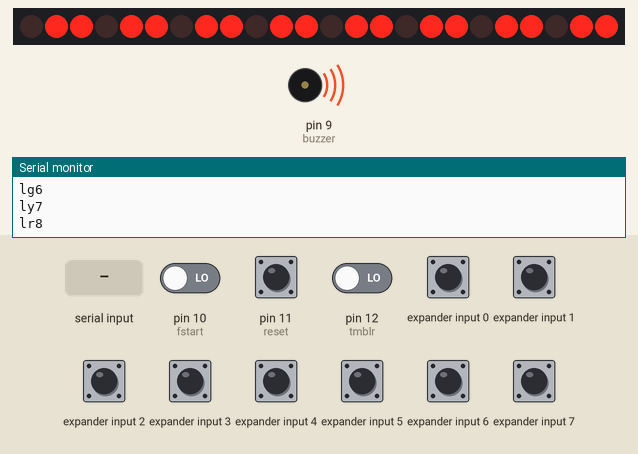
A sketch run on a simulated Arduino Uno, built with avr-gcc and run on an emulated ATmega328P. Parts: 24 shift-register outputs drawn as a row of LEDs (first output left, lit = HIGH), buzzer (waves = sounding), the last lines printed to the serial monitor. Wiring (inferred from the names in the program): 3 × shift register (74HC595): data pin 2; shift clock pin 4; latch pin 3; input shift register (74HC165): load pin 5; clock pin 6; serial out pin 7. Wiring (inferred from the signals the program sends): row of LEDs: on Q0, Q1, Q2, Q3, Q4, Q5, Q6, Q7, Q8, Q9, Q10, Q11, Q12, Q13, Q14, Q15, Q16, Q17, Q18, Q19, Q20, Q21, Q22, Q23. The test bench sets the inputs (shaded band); at power-on: expander input 0–7 HIGH, pin 10 (fstart), pin 11 (reset), pin 12 (tmblr) LOW.

Above: at 1.2 s.
1.3 s: pin 11 (reset) pulled HIGH for 0.15 s
At 1.4 s:
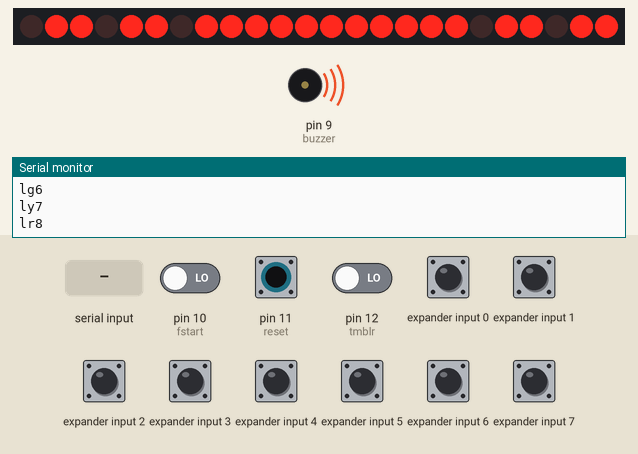
3.0 s: "r" received over Serial
At 3.08 s:
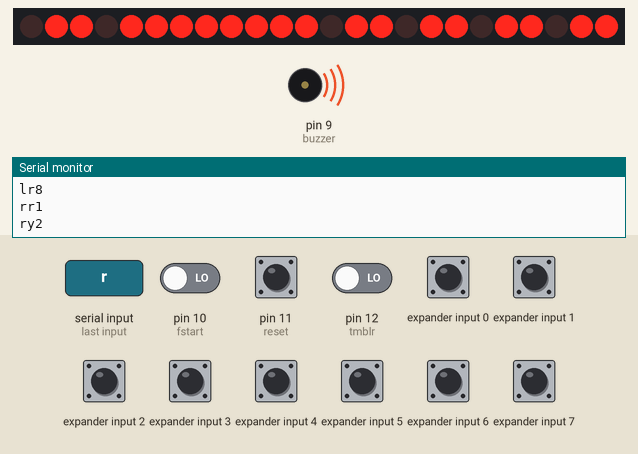
4.7 s: pin 11 (reset) pulled HIGH for 1 s
At 5.76 s:
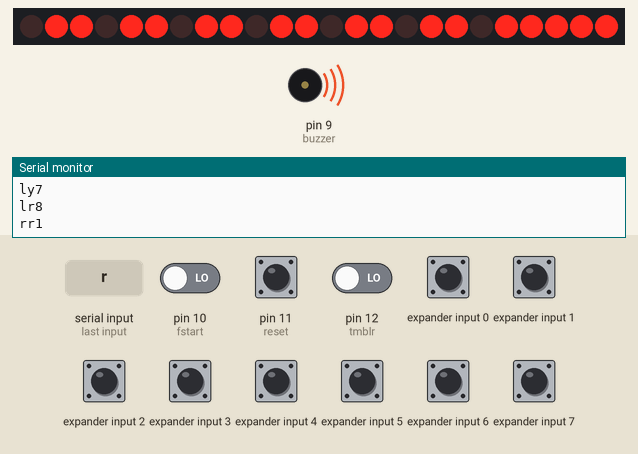
7.2 s: pin 10 (fstart) driven HIGH and pin 11 (reset) driven HIGH
At 7.46 s:
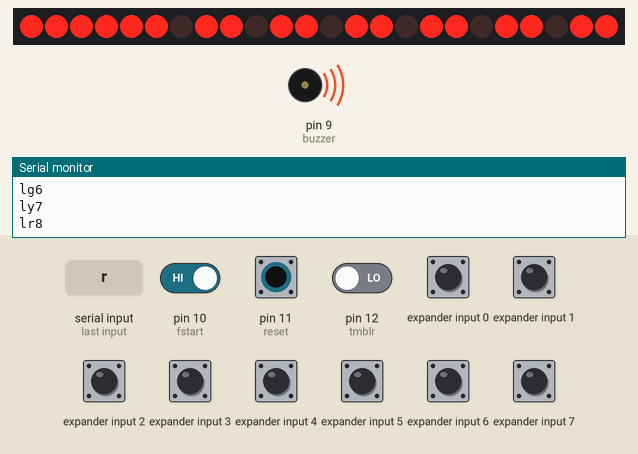
10.2 s: pin 11 (reset) driven LOW
At 10.8 s:
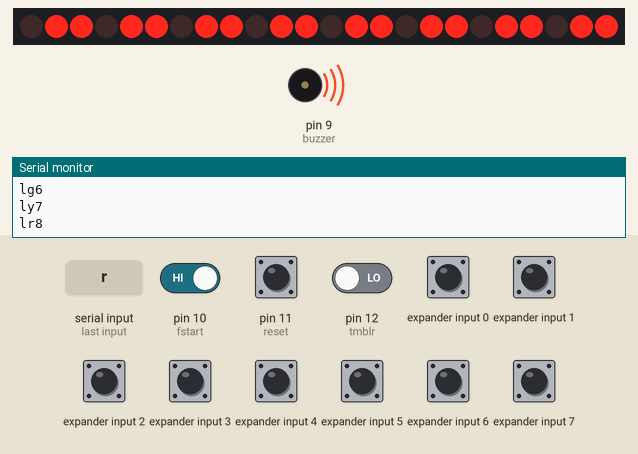
11.8 s: pin 11 (reset) driven HIGH
At 11.84 s:
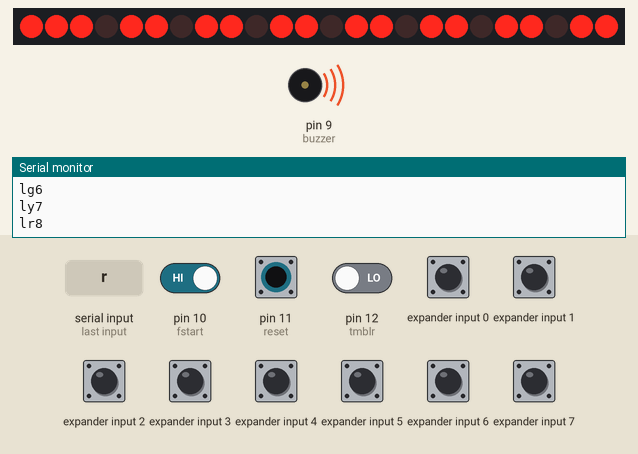
Timing chart, 0 to 14.8 s (numbered marks = the images above; inputs shaded):
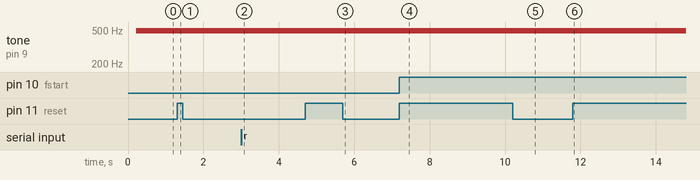

The sketch:

buttons.ino
```cpp
#include <MsTimer2.h>

#define PULSE_WIDTH_USEC 5                   // Save/load impulse for 74HC165.

#define CASC_DS 2
#define CASC_ST_CP 3
const int casc_sh_cp =  4; // clock pin
const int buzzer = 9; // buzzer pin
const int btn_sh_ld = 5;
const int btn_clk = 6;
const int btn_qh = 7;
const int fstart = 10;
const int reset = 11;
const int tmblr = 12;

// left buttons  : blue - 4 (7); green - 5 (5); yellow - 6 (3); red - 7 (1).
// right buttons : blue - 3 (8); green - 2 (6); yellow - 1 (4); red - 0 (2).

char *buttons[8];
const int digits[8] = {2, 4, 6, 8, 7, 5, 3, 1};

boolean casc_state[24] = {0, 0, 0, 0, 0, 0,
                          0, 0, 0, 0, 0, 0,
                          0, 0, 0, 0, 0, 0,
                          0, 0, 0, 0, 0, 0};
const boolean numbers[23][8] = {{0, 0, 0, 0, 0, 0, 1, 1},
                                {1, 0, 0, 1, 1, 1, 1, 1},
                                {0, 0, 1, 0, 0, 1, 0, 1},
                                {0, 0, 0, 0, 1, 1, 0, 1},
                                {1, 0, 0, 1, 1, 0, 0, 1},
                                {0, 1, 0, 0, 1, 0, 0, 1},
                                {0, 1, 0, 0, 0, 0, 0, 1},
                                {0, 0, 0, 1, 1, 1, 1, 1},
                                {0, 0, 0, 0, 0, 0, 0, 1},
                                {0, 0, 0, 0, 1, 0, 0, 1},
                                {0, 0, 0, 0, 0, 0, 1, 0},
                                {1, 0, 0, 1, 1, 1, 1, 0},
                                {0, 0, 1, 0, 0, 1, 0, 0},
                                {0, 0, 0, 0, 1, 1, 0, 0},
                                {1, 0, 0, 1, 1, 0, 0, 0},
                                {0, 1, 0, 0, 1, 0, 0, 0},
                                {0, 1, 0, 0, 0, 0, 0, 0},
                                {0, 0, 0, 1, 1, 1, 1, 0},
                                {0, 0, 0, 0, 0, 0, 0, 0},
                                {0, 0, 0, 0, 1, 0, 0, 0},
                                {1, 1, 1, 1, 1, 1, 1, 1},
                                {1, 1, 1, 1, 1, 1, 1, 0},
                                {1, 1, 1, 1, 1, 0, 1, 1}};

const int sounds[8] = {60, 80, 100, 120, 140, 160, 180, 200};

struct pressed_button {
  short button_id;
  short cycles_beeped;
};
pressed_button *order = new pressed_button[8];
int beep_pointer = 0;

#define BEEP_CYCLES 20

struct button_state {
  boolean state;
  boolean false_start;
  short cycles_away;
};

button_state *buttons_state = new button_state[8];

#define MAX_INACTIVE_CYCLES 2

boolean just_one_pressed; // indicates whether button has been pressed, this is important for tumbler

boolean locked;
boolean tmblr_state;
boolean fstart_state;

void setup() {
  Serial.begin(9600);
  pinMode(CASC_DS, OUTPUT);
  pinMode(CASC_ST_CP, OUTPUT);
  pinMode(casc_sh_cp, OUTPUT);
  pinMode(buzzer, OUTPUT);
  pinMode(btn_sh_ld, OUTPUT);
  pinMode(btn_clk, OUTPUT);
  pinMode(btn_qh, INPUT);
  pinMode(fstart, INPUT);
  pinMode(reset, INPUT);
  pinMode(tmblr, INPUT);
  digitalWrite(btn_clk, HIGH);
  digitalWrite(btn_sh_ld, HIGH);
  for (int i = 0; i < 8; ++i) {
    buttons[i] = new char[2];
  }
  buttons[0] = "lr";
  buttons[1] = "rr";
  buttons[2] = "ly";
  buttons[3] = "ry";
  buttons[4] = "lg";
  buttons[5] = "rg";
  buttons[6] = "lb";
  buttons[7] = "rb";
  resetApp();
  MsTimer2::set(25, mloop);
  MsTimer2::start();
}

void resetApp() {
  analogWrite(buzzer, 0);
  just_one_pressed = false;
  locked = false;
  tmblr_state = false;
  fstart_state = false;
  beep_pointer = 0;
  for (int i = 0; i < 8; ++i) {
    display_number(i + 1, 21);
    order[i].button_id = 0;
    order[i].cycles_beeped = 0;
    buttons_state[i].state = false;
    buttons_state[i].false_start = false;
    buttons_state[i].cycles_away = 0;
  }
}

void loop() {
  /* waiting for bluetooth commands */
  if (Serial.available())
  {
    char command = Serial.read();
    switch (command)
    {
      case 'r':
        resetApp();
        break;
      case 'f':
        fstart_state = fstart_state ? false : true;
        break;
      case 't':
        tmblr_state = tmblr_state ? false : true;
        break;
      case 'l':
        locked = locked ? false : true;
        break;
      default:
        break;
    }
  }
}

void mloop() {
  beep();
  if (digitalRead(reset) == HIGH) {
    resetApp();
    return;
  }
  if (!locked) {
    tmblr_state = digitalRead(tmblr) == HIGH ? true : false;
    fstart_state = digitalRead(fstart) == HIGH ? true : false;
  }
  if (tmblr_state && just_one_pressed) {
    return;
  }
  readButtonsState();
  for (int i = 0; i < 8; ++i) {
    if (buttons_state[i].state) {
      if (fstart_state) {
        buttons_state[i].false_start = true;
      } else {
        if (buttons_state[i].false_start) {
          continue;
        }
        buttonPressed(digits[i]);
        just_one_pressed = true;
        if (tmblr_state) {
          return;
        }
      }
    }
  }
}

void readButtonsState() {
  digitalWrite(btn_sh_ld, LOW);
  digitalWrite(btn_sh_ld, HIGH);
  int bstate;
  for (int i = 0; i < 8; ++i) {
    bstate = digitalRead(btn_qh);
    if (bstate == LOW) {
      if (buttons_state[i].state) {
        if (buttons_state[i].cycles_away == MAX_INACTIVE_CYCLES) {
          buttons_state[i].state = false;
          buttons_state[i].false_start = false;
          buttons_state[i].cycles_away = 0;
        } else {
          ++buttons_state[i].cycles_away;
        }
      }
    } else {
      buttons_state[i].state = true;
      buttons_state[i].cycles_away = 0;
    }
    digitalWrite(btn_clk, LOW);
    digitalWrite(btn_clk, HIGH);
  }
}

void buttonPressed(int button) {
  for (int i = 0; i < 8; ++i) {
    if (order[i].button_id == button) {
      return;
    } else if (order[i].button_id == 0) {
      order[i].button_id = button;
      display_number(button, i + 1);
      Serial.print(buttons[button - 1]);
      Serial.println(i + 1);
      return;
    }
  }
}

void beep() {
  if (order[beep_pointer].cycles_beeped == BEEP_CYCLES) {
    ++beep_pointer;
  }
  if (beep_pointer != 8) {
    if (order[beep_pointer].button_id != 0) {
      if (order[beep_pointer].cycles_beeped == 0) {
        analogWrite(buzzer, sounds[order[beep_pointer].button_id - 1]);
      }
      ++order[beep_pointer].cycles_beeped;
      return;
    }
  }
  analogWrite(buzzer, 0);
}

void display_number(int at, int number) {
  /**
   * at should be in [1:8] and number in [0:21], where 0:9 is numbers without dot and 10-19 - with,
   * 20 completely switches of led and 21 blip only dot.
   */
  int ds = 3 * (at - 1);
  int st_cp = ds + 1;
  int sh_cp = ds + 2;
  casc_state[st_cp] = 0;
  write_casc_state();
  casc_state[ds] = 0;
  write_casc_state();
  for (int i = 7; i >= 0; --i) {
    casc_state[sh_cp] = 0;
    write_casc_state();
    casc_state[ds] = numbers[number][i];
    write_casc_state();
    casc_state[sh_cp] = 1;
    write_casc_state();
    casc_state[ds] = 0;
    write_casc_state();
  }
  casc_state[st_cp] = 1;
  write_casc_state();
}

void write_casc_state() {
  digitalWrite(CASC_ST_CP, LOW);
  for (int i = 2; i >= 0; --i) {
    int data = 0;
    for (int j = 7; j >= 0; --j) {
      boolean cstate = casc_state[8 * i + j];
      if (cstate) {
        data += pow(int(2 * cstate), int(7 - j));
      }
    }
    shiftOut(CASC_DS, casc_sh_cp, LSBFIRST, data);
  }
  digitalWrite(CASC_ST_CP, HIGH);
}

void set_casc_state(boolean state) {
  for (int i = 0; i < 24; ++i) {
    casc_state[i] = state;
  }
}

int pow(int number, int exponent) {
  /* because internal does not work properly or i am a dumbass */
  int result = 1;
  for (int i = 0; i < exponent; ++i) {
    result *= number;
  }
  return result;
}
```
